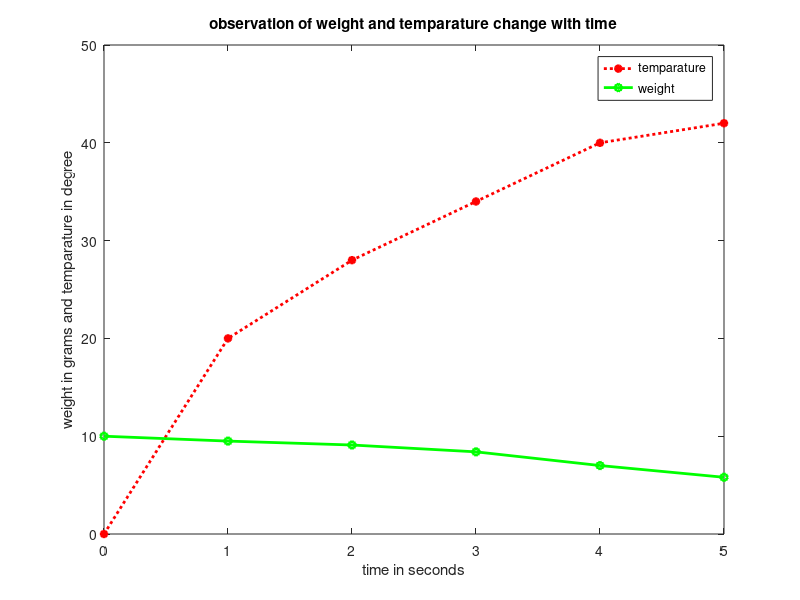

MATLAB code to generate this figure:
%Author: Shadril Hassan Shifat (shadril238)


x = [0 1 2 3 4 5]; %time
y = [0 20 28 34 40 42]; %temparature
z = [10 9.5 9.1 8.4 7 5.8]; %weight

plot(x,y,'r*:','linewidth',2); % color- red(r), marker type- *, line style- dotted(:) and linewidth=2
%axis([0 5 0 45]); %axis([xmin xmax ymin ymax]) sets maximum and minimun of x and y axis
xlabel('time in seconds');

%ylabel('temparature in degree');
%title('observation of temparature change with time');

hold on; %command for plotting many graphs in same Figure. hold off ends the hold on.

% figure %command for new Figure window. 
% figure(x) %command for selecting Figure x

plot(x,z, 'gh-','linewidth',2);

%xlabel('time in seconds');
ylabel('weight in grams and temparature in degree');

title('observation of weight and temparature change with time');
%text(3,8.4,'This is a note at position (3,8.4)');

hold off;
legend('temparature', 'weight'); %legend

%for more type >> help plot
